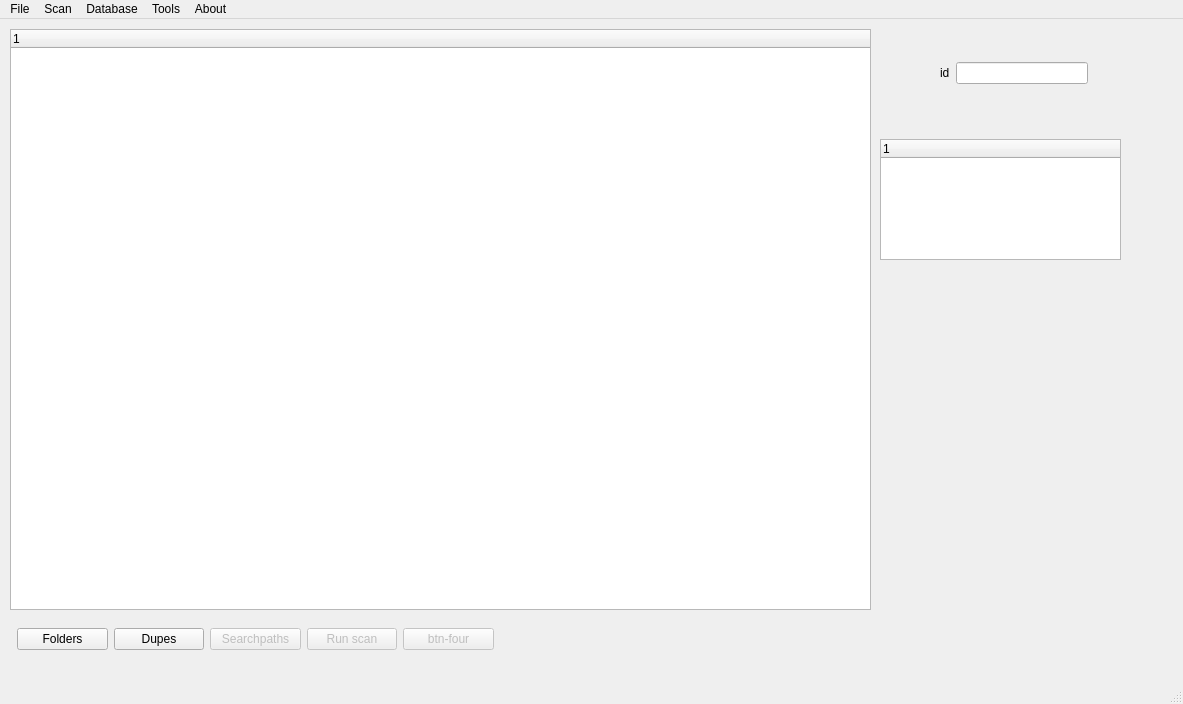
<?xml version="1.0" encoding="UTF-8"?>
<ui version="4.0">
 <class>MainWindow</class>
 <widget class="QMainWindow" name="MainWindow">
  <property name="geometry">
   <rect>
    <x>0</x>
    <y>0</y>
    <width>1183</width>
    <height>704</height>
   </rect>
  </property>
  <property name="windowTitle">
   <string>MainWindow</string>
  </property>
  <widget class="QWidget" name="centralwidget">
   <widget class="QWidget" name="infowidget" native="true">
    <property name="geometry">
     <rect>
      <x>930</x>
      <y>30</y>
      <width>191</width>
      <height>81</height>
     </rect>
    </property>
    <widget class="QWidget" name="formLayoutWidget_3">
     <property name="geometry">
      <rect>
       <x>10</x>
       <y>10</y>
       <width>151</width>
       <height>32</height>
      </rect>
     </property>
     <layout class="QFormLayout" name="formLayout">
      <property name="fieldGrowthPolicy">
       <enum>QFormLayout::ExpandingFieldsGrow</enum>
      </property>
      <property name="labelAlignment">
       <set>Qt::AlignCenter</set>
      </property>
      <property name="formAlignment">
       <set>Qt::AlignJustify|Qt::AlignTop</set>
      </property>
      <property name="topMargin">
       <number>3</number>
      </property>
      <property name="rightMargin">
       <number>3</number>
      </property>
      <property name="bottomMargin">
       <number>3</number>
      </property>
      <item row="0" column="0">
       <widget class="QLabel" name="idLabel">
        <property name="text">
         <string>id</string>
        </property>
       </widget>
      </item>
      <item row="0" column="1">
       <widget class="QLineEdit" name="idLineEdit"/>
      </item>
     </layout>
    </widget>
   </widget>
   <widget class="QWidget" name="layoutWidget">
    <property name="geometry">
     <rect>
      <x>10</x>
      <y>600</y>
      <width>491</width>
      <height>40</height>
     </rect>
    </property>
    <layout class="QHBoxLayout" name="horizontalLayout">
     <property name="leftMargin">
      <number>7</number>
     </property>
     <property name="topMargin">
      <number>7</number>
     </property>
     <property name="rightMargin">
      <number>7</number>
     </property>
     <property name="bottomMargin">
      <number>7</number>
     </property>
     <item>
      <widget class="QPushButton" name="folderButton">
       <property name="text">
        <string>Folders</string>
       </property>
      </widget>
     </item>
     <item>
      <widget class="QPushButton" name="getdupes_button">
       <property name="enabled">
        <bool>true</bool>
       </property>
       <property name="text">
        <string>Dupes</string>
       </property>
      </widget>
     </item>
     <item>
      <widget class="QPushButton" name="searchpaths_button">
       <property name="enabled">
        <bool>false</bool>
       </property>
       <property name="text">
        <string>Searchpaths</string>
       </property>
      </widget>
     </item>
     <item>
      <widget class="QPushButton" name="runscan_button">
       <property name="enabled">
        <bool>false</bool>
       </property>
       <property name="text">
        <string>Run scan</string>
       </property>
      </widget>
     </item>
     <item>
      <widget class="QPushButton" name="pushButton_5">
       <property name="enabled">
        <bool>false</bool>
       </property>
       <property name="text">
        <string>btn-four</string>
       </property>
      </widget>
     </item>
    </layout>
   </widget>
   <widget class="QTreeWidget" name="dupe_paths_widget">
    <property name="geometry">
     <rect>
      <x>880</x>
      <y>120</y>
      <width>241</width>
      <height>121</height>
     </rect>
    </property>
    <column>
     <property name="text">
      <string notr="true">1</string>
     </property>
    </column>
   </widget>
   <widget class="QTreeWidget" name="repotree">
    <property name="geometry">
     <rect>
      <x>10</x>
      <y>10</y>
      <width>861</width>
      <height>581</height>
     </rect>
    </property>
    <column>
     <property name="text">
      <string notr="true">1</string>
     </property>
    </column>
   </widget>
  </widget>
  <widget class="QMenuBar" name="menubar">
   <property name="geometry">
    <rect>
     <x>0</x>
     <y>0</y>
     <width>1183</width>
     <height>23</height>
    </rect>
   </property>
   <widget class="QMenu" name="menuFile">
    <property name="title">
     <string>File</string>
    </property>
    <addaction name="actionOpen"/>
    <addaction name="separator"/>
    <addaction name="actionExit"/>
   </widget>
   <widget class="QMenu" name="menuScan">
    <property name="title">
     <string>Scan</string>
    </property>
    <addaction name="actionRescan_all"/>
   </widget>
   <widget class="QMenu" name="menuDatabase">
    <property name="title">
     <string>Database</string>
    </property>
   </widget>
   <widget class="QMenu" name="menuTools">
    <property name="title">
     <string>Tools</string>
    </property>
   </widget>
   <widget class="QMenu" name="menuAbout">
    <property name="title">
     <string>About</string>
    </property>
   </widget>
   <addaction name="menuFile"/>
   <addaction name="menuScan"/>
   <addaction name="menuDatabase"/>
   <addaction name="menuTools"/>
   <addaction name="menuAbout"/>
  </widget>
  <widget class="QStatusBar" name="statusbar"/>
  <action name="actionOpen">
   <property name="text">
    <string>Open</string>
   </property>
  </action>
  <action name="actionExit">
   <property name="text">
    <string>Exit</string>
   </property>
  </action>
  <action name="actionRescan_all">
   <property name="text">
    <string>Rescan all</string>
   </property>
  </action>
 </widget>
 <resources/>
 <connections/>
</ui>
